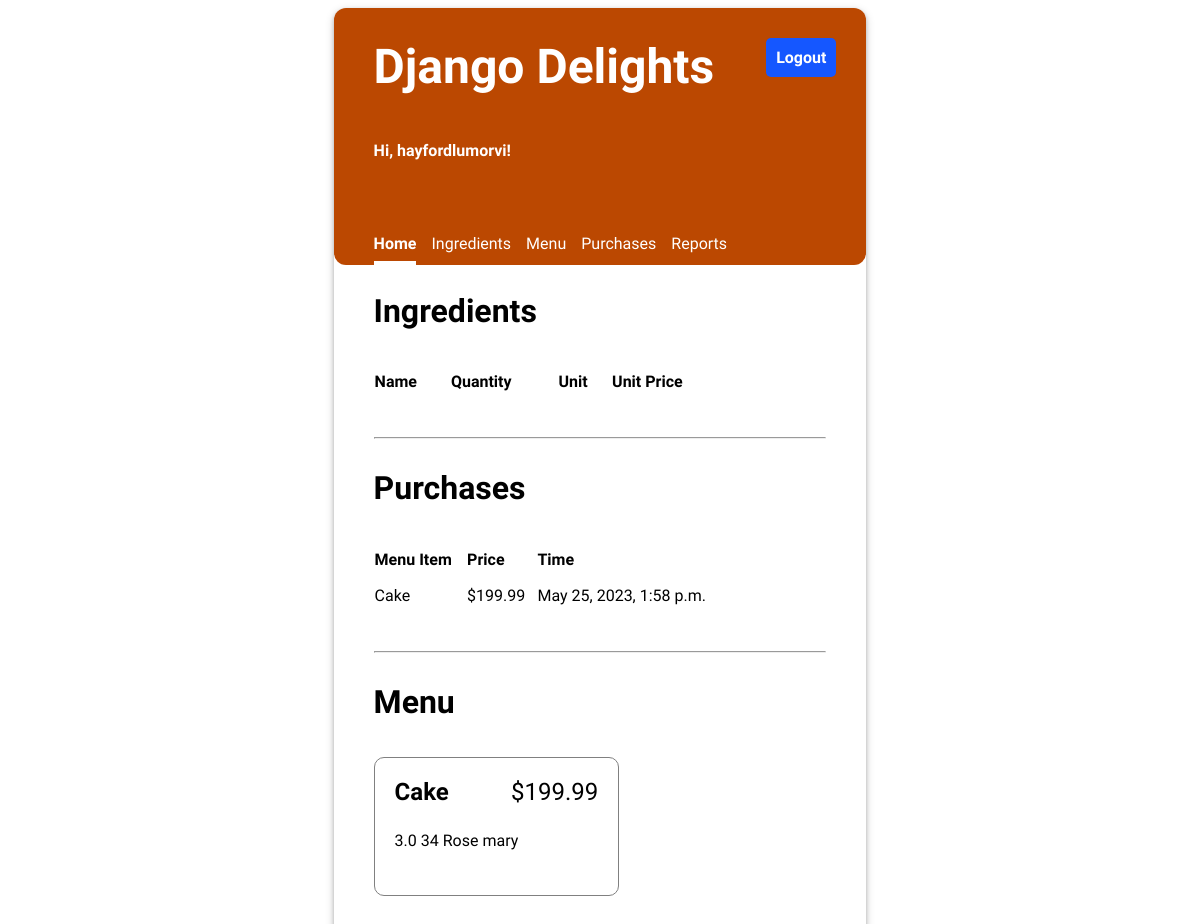
The app's page / (signed in) with its own data.
### inventory/models.py (models this page shows, shortened)
class Purchase(models.Model):
    menu_item = models.ForeignKey(MenuItem, on_delete=models.CASCADE)
    timestamp = models.DateTimeField(auto_now_add=True)

class MenuItem(models.Model):
    title = models.CharField(max_length=200, unique=True)
    price = models.FloatField(default=0.00)

class RecipeRequirement(models.Model):
    menu_item = models.ForeignKey(MenuItem, on_delete=models.CASCADE)
    ingredient = models.ForeignKey(Ingredient, on_delete=models.CASCADE)
    quantity = models.FloatField(default=0)

class Ingredient(models.Model):
    name = models.CharField(max_length=200, unique=True)
    quantity = models.FloatField(default=0)
    unit = models.CharField(max_length=200)
    price_per_unit = models.FloatField(default=0)

### inventory/views.py (the view)
# urls.py: path('', views.HomeView.as_view(), name='home'),
class HomeView(LoginRequiredMixin, TemplateView):
    template_name = "inventory/home.html"
    def get_context_data(self, **kwargs):
        context = super().get_context_data(**kwargs)
        context["ingredients"] = Ingredient.objects.all()
        context["menu_items"] = MenuItem.objects.all()
        context["purchases"] = Purchase.objects.all()
        return context

### inventory/templates/inventory/home.html (shortened to what this page needs)
{% extends 'base.html' %}
{% load static %}
{% block content %}
    <div class="home">
        <div>
            <h2>Ingredients</h2>
            <table class="inventory-table">
                <thead>
                    <tr>
                        <th>Name</th>
                        <th>Quantity</th>
                        <th>Unit</th>
                        <th>Unit Price</th>
                    </tr>
                </thead>
            </table>
        </div>
        <hr/>
        <div>
            <h2>Purchases</h2>
            <table class="inventory-table">
                <thead>
                    <tr>
                        <th>Menu Item</th>
                        <th>Price</th>
                        <th>Time</th>
                    </tr>
                </thead>
                <tbody>
                {% for purchase in purchases %}
                    <tr>
                        <td>{{ purchase.menu_item.title }}</td>
                        <td class="price">${{ purchase.menu_item.price|stringformat:".2f" }}</td>
                        <td>{{ purchase.timestamp }}</td>
                    </tr>
                {% endfor %}
                </tbody>
            </table>
        </div>
        <hr/>
        <div>
            <h2>Menu</h2>
            <ul class="menu-items">
            {% for menu_item in menu_items %}
                <li>
                    <div class="menu-item-header">
                        <div class="menu-item-title">{{ menu_item.title }}</div>
                        <div class="menu-item-price">${{ menu_item.price|stringformat:".2f" }}</div>
                    </div>
                    <ul class="menu-item-ingredients">
                        {% for recipe_requirement in menu_item.reciperequirement_set.all %}
                        <li>{{ recipe_requirement.quantity }} {{recipe_requirement.ingredient.unit }} {{ recipe_requirement.ingredient.name }}</li>
                        {% endfor %}
                    </ul>
                </li>
            {% endfor %}
            </ul>
        </div>
    </div>
{% endblock %}

### inventory/templates/base.html (shortened to what this page needs)
{% load static %}
<!DOCTYPE html>
<html>
<head>
  <link rel="stylesheet" type="text/css" href="{% static 'inventory/style.css' %}" />
</head>
<body>
  <div class="app">
  <header>
    <div class="header-first-row">
      <h1 class="title">Django Delights</h1>
      {% if user.is_authenticated %}
      <a class="logout" href="/logout">Logout</a>
      {% endif %}
    </div>
    {% if user.is_authenticated %}
      <p>Hi, {{ user.username }}!</p>
      <nav class="navbar">
        {% url 'home' as home_url %}
        {% url 'ingredients' as ingredients_url %}
        {% url 'menu' as menu_url %}
        {% url 'purchases' as purchases_url %}
        {% url 'reports' as reports_url %}
        <a class="nav-item{% if request.path == home_url %} current-page{% endif %}" href="{% url 'home' %}">Home</a>
        <a class="nav-item{% if request.path == ingredients_url %} current-page{% endif %}" href="{% url 'ingredients' %}">Ingredients</a>
        <a class="nav-item{% if request.path == menu_url %} current-page{% endif %}" href="{% url 'menu' %}">Menu</a>
        <a class="nav-item{% if request.path == purchases_url %} current-page{% endif %}" href="{% url 'purchases' %}">Purchases</a>
        <a class="nav-item{% if request.path == reports_url %} current-page{% endif %}" href="{% url 'reports' %}">Reports</a>
      </nav>
    {% endif %}
  </header>
  <main>
    {% block content %}{% endblock %}
  </main>
  </div>
</body>
</html>

### inventory/static/inventory/style.css (style rules this page uses)
body { font-family: 'Oxygen', sans-serif; }
hr { margin: 30px 0; }
header { color: #ffffff; background-color: #bb4801; min-height: 200px; display: flex; align-items: center; flex-direction: column; align-items: flex-start; padding-left: 40px; border-radius: .75rem; }
main { display: flex; flex-direction: column; padding: 0 40px 20px 40px; justify-content: center; }
main h2 { font-size: 2em; }
.app { border-radius: 0.75rem; min-width: 45%; max-width: 40%; margin: 0 auto; box-shadow: 0 2px 4px 0 rgba(0, 0, 0, 0.2), 0 3px 10px 0 rgba(0, 0, 0, 0.19); }
.title { font-size: 3em; padding: 30px 0; margin: auto 0; }
header p { font-weight: bold; }
.navbar { margin-top: 50px; display: flex; width: 100%; }
.navbar a { text-decoration: none; padding: 8px 0; color: #ffffff; margin-right: 15px; }
.navbar a:hover, .navbar .current-page { border-bottom: solid 4px #ffffff; border-spacing: 0 15px; font-weight: bold; }
main table { text-align: left; border-collapse: separate; border-spacing: 0 15px; width: 80%; }
.header-first-row { width: 100%; display: flex; justify-content: space-between; }
.logout { height: max-content; text-align: center; text-decoration: none; border: 0px; background-color: #1557FF; border-radius: 5px; color: white; padding: 10px; font-weight: bold; margin: 30px; font-size: 1em; }
.menu-items { display: flex; flex-wrap: wrap; padding: 0; justify-content: space-between; }
.menu-items * { padding: 0; }
.menu-items > li { display: flex; flex-direction: column; padding: 20px; border: 1px solid grey; margin: 10px 0; border-radius: 10px; justify-content: left; flex-basis: 45%; }
.menu-items, .menu-items ul { list-style-type: none; }
.menu-item-header { display: flex; flex-direction: row; justify-content: space-between; font-size: 1.5em; }
.menu-item-title { font-weight: bold; }
.menu-item-ingredients { padding: 20px 0; }
.menu-item-ingredients * { padding: 5px 0; }
a { text-decoration: none; color: #1557FF; }

### records on screen
Purchase: menu_item "Cake", menu_item.price "199.99", timestamp "May 25, 2023, 1:58 p.m."
MenuItem: title "Cake", price "199.99"
RecipeRequirement: quantity "3.0", ingredient.unit "34", ingredient.name "Rose mary"

### other values on screen
{{ user.username }} "hayfordlumorvi"
